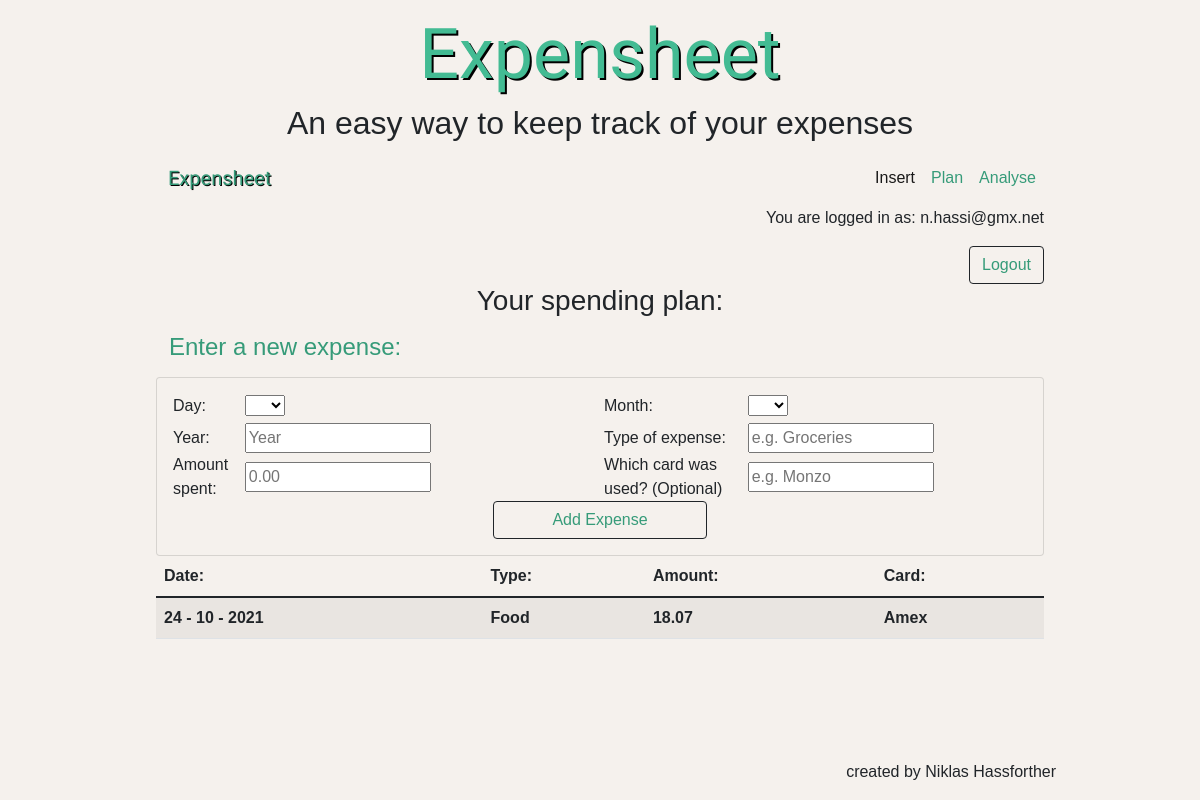
/insert (signed in), run on an earlier commit of the app's database.
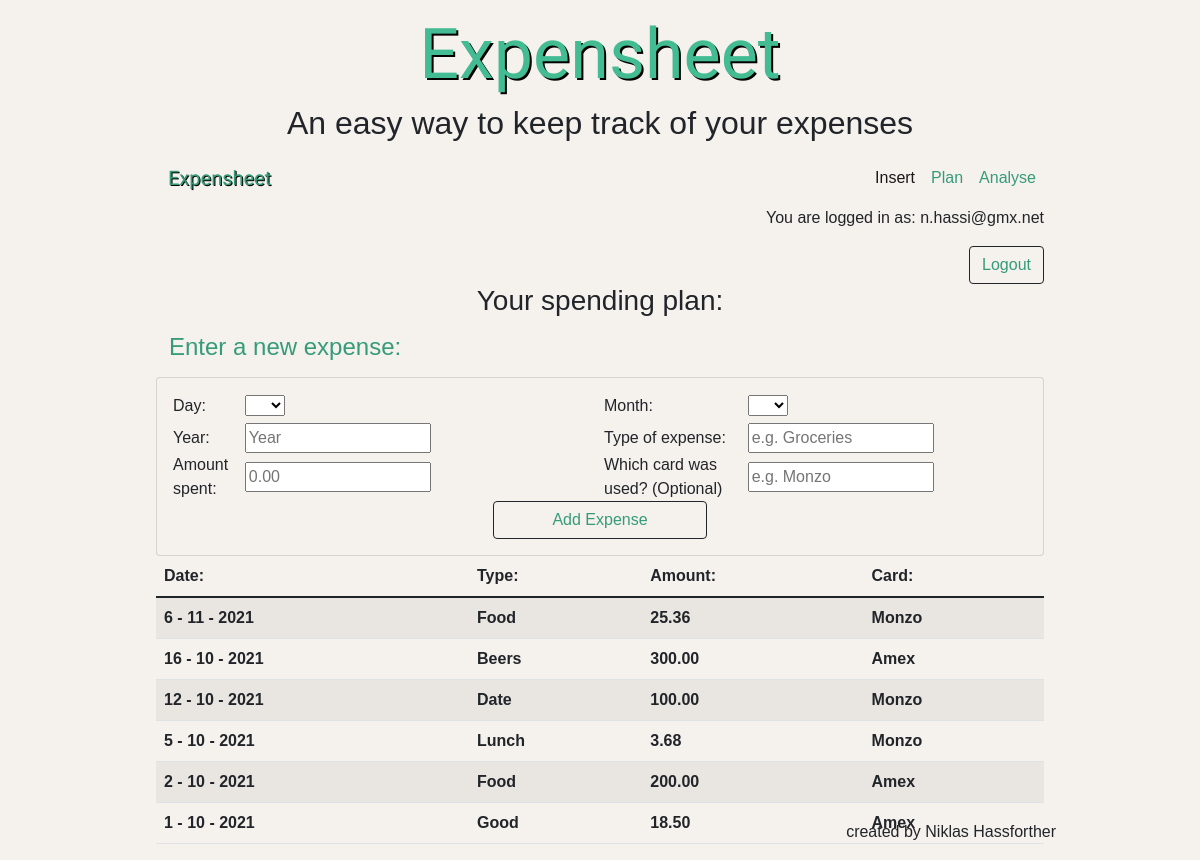
And on a later commit of the database.
### tables this page shows
CREATE TABLE payments(id INTEGER PRIMARY KEY, card TEXT, day INTEGER, month INTEGER, year INTEGER, type TEXT, amount REAL, user_id INTEGER, FOREIGN KEY(user_id) REFERENCES users(id));

### app.py (the view, shortened to what this page needs)
@app.route('/insert', methods=["GET", "POST"])
def insert():
    try:
        if not session["user_id"]:
            return render_template('login.html')
    except:
        return render_template('login.html')
    if request.method == "GET":
        db = sqlite3.connect('expenses.db')
        db_cursor = db.cursor()
        db_cursor.execute("SELECT * FROM payments WHERE user_id = ? ORDER BY year DESC, month DESC, day DESC", (session["user_id"],))
        all_queries = db_cursor.fetchall()
        db.close()
        return render_template("insert.html", email = session["user_email"], all_queries = all_queries)

### templates/insert.html (shortened to what the changed rows need)
{% extends "layout.html" %}
{% block main %}
<div class = "stickytop">
    <div id = "title">
        <h1 id = "label">Expensheet </h1>
        <h2>An easy way to keep track of your expenses</h2>
    </div>
</div>
    <table class = "table table-striped table-hover">
        <thead>
            <tr>
                <th>Date:</th>
                <th>Type:</th>
                <th>Amount:</th>
                <th>Card:</th>
            </tr>
        </thead>
        <tbody>
            {% for x in range(all_queries | length) %}
            <tr>
                <th>{{ all_queries[x][2] }} - {{ all_queries[x][3] }} - {{ all_queries[x][4] }}</th>
                <th>{{ all_queries[x][5] }}</th>
                <th>{{  '%0.2f'| format(all_queries[x][6] | float) }}</th>
                <th>{{ all_queries[x][1] }}</th>
            </tr>
            {% endfor %}
        </tbody>
    </table>
{% endblock %}

What changed in the data, as far as the page shows it:
added payments: day "6", month "11", year "2021", type "Food", amount "25.36", card "Monzo"
added payments: day "16", month "10", year "2021", type "Beers", amount "300.00", card "Amex"
added payments: day "12", month "10", year "2021", type "Date", amount "100.00", card "Monzo"
added payments: day "5", month "10", year "2021", type "Lunch", amount "3.68", card "Monzo"
added payments: day "2", month "10", year "2021", type "Food", amount "200.00", card "Amex"
Also different on the page:
new list line: "1 10 2021 Good 18.50 Amex"
list line gone: "24 10 2021 Food 18.07 Amex"
